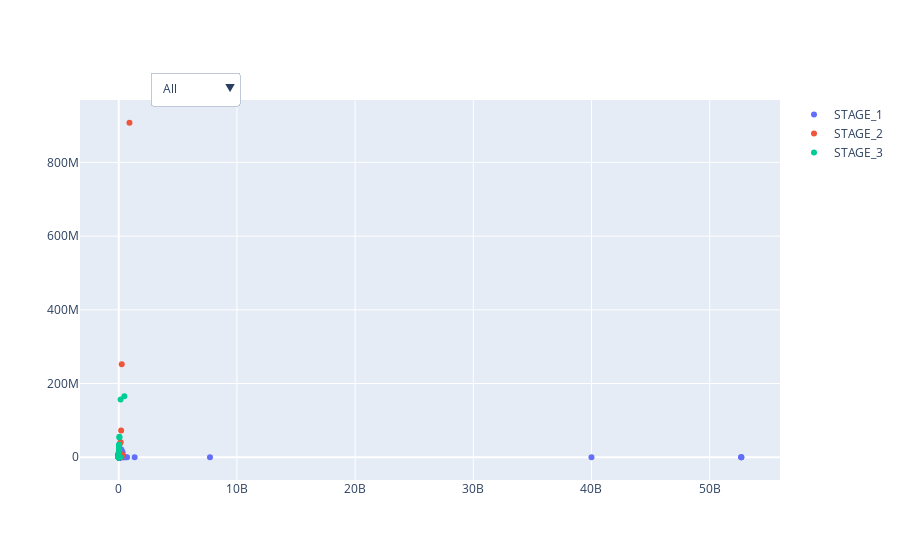

Here is the notebook cell this chart was saved with:
### Code cell
stages = sorted(df['Stage'].unique())
print(stages)

# Create a trace for each stage
traces = []
for stage in stages:
    stage_df = df[df['Stage'] == stage]
    trace = go.Scatter(
        x=stage_df["Current Exposure"],
        y=stage_df["ECL final after all edit"],
        mode='markers',
        hoverinfo='text',
        hovertext=[f'EAD Amount: {ead:,.2f}, ECL: {imp:,.2f}, ECL Coverage: {cov * 100:.0f}%, ACC ID: {acc_id}' 
                   for ead, imp, cov, acc_id in zip(stage_df["Current Exposure"], 
                                               stage_df["ECL final after all edit"], 
                                               stage_df["ECL Coverage Ratio "],
                                               stage_df["Position Id"])],
        name=stage,  # Set the trace name to the stage
        visible=True  # Initially show all traces
    )
    traces.append(trace)

figv = go.Figure(data=traces)

# Create the dropdown menu
buttons = [dict(label="All", method="update", args=[{"visible": [True] * len(stages)}])]  # Show all traces

for i, stage in enumerate(stages):
    visibility = [False] * len(stages)
    visibility[i] = True
    buttons.append(dict(label=stage, method="update", args=[{"visible": visibility}]))

figv.update_layout(
    updatemenus=[
        dict(
            buttons=buttons,
            direction="down",
            pad={"r": 10, "t": 10},
            showactive=True,
            x=0.1,
            xanchor="left",
            y=1.1,
            yanchor="top"
        ),
    ]
)
figv.write_html("EALB (ECL Provision vs. EAD Amount) by ACC ID SA.html")
figv.show()

### Figure 1 — Plotly figure (JSON) as saved in the notebook; plotly's stock layout.template omitted (floating-point values rounded to 4 significant figures; data arrays with more than 128 entries replaced by an {"elided": "..."} marker saying what was removed)
{"data": [{"hoverinfo": "text", "hovertext": {"elided": "4051 str values"}, "mode": "markers", "name": "STAGE_1", "type": "scatter", "visible": true, "x": {"elided": "4051 float values"}, "y": {"elided": "4051 float values"}}, {"hoverinfo": "text", "hovertext": {"elided": "838 str values"}, "mode": "markers", "name": "STAGE_2", "type": "scatter", "visible": true, "x": {"elided": "838 float values"}, "y": {"elided": "838 float values"}}, {"hoverinfo": "text", "hovertext": {"elided": "398 str values"}, "mode": "markers", "name": "STAGE_3", "type": "scatter", "visible": true, "x": {"elided": "398 float values"}, "y": {"elided": "398 float values"}}], "layout": {"updatemenus": [{"buttons": [{"args": [{"visible": [true, true, true]}], "label": "All", "method": "update"}, {"args": [{"visible": [true, false, false]}], "label": "STAGE_1", "method": "update"}, {"args": [{"visible": [false, true, false]}], "label": "STAGE_2", "method": "update"}, {"args": [{"visible": [false, false, true]}], "label": "STAGE_3", "method": "update"}], "direction": "down", "pad": {"r": 10, "t": 10}, "showactive": true, "x": 0.1, "xanchor": "left", "y": 1.1, "yanchor": "top"}]}}
